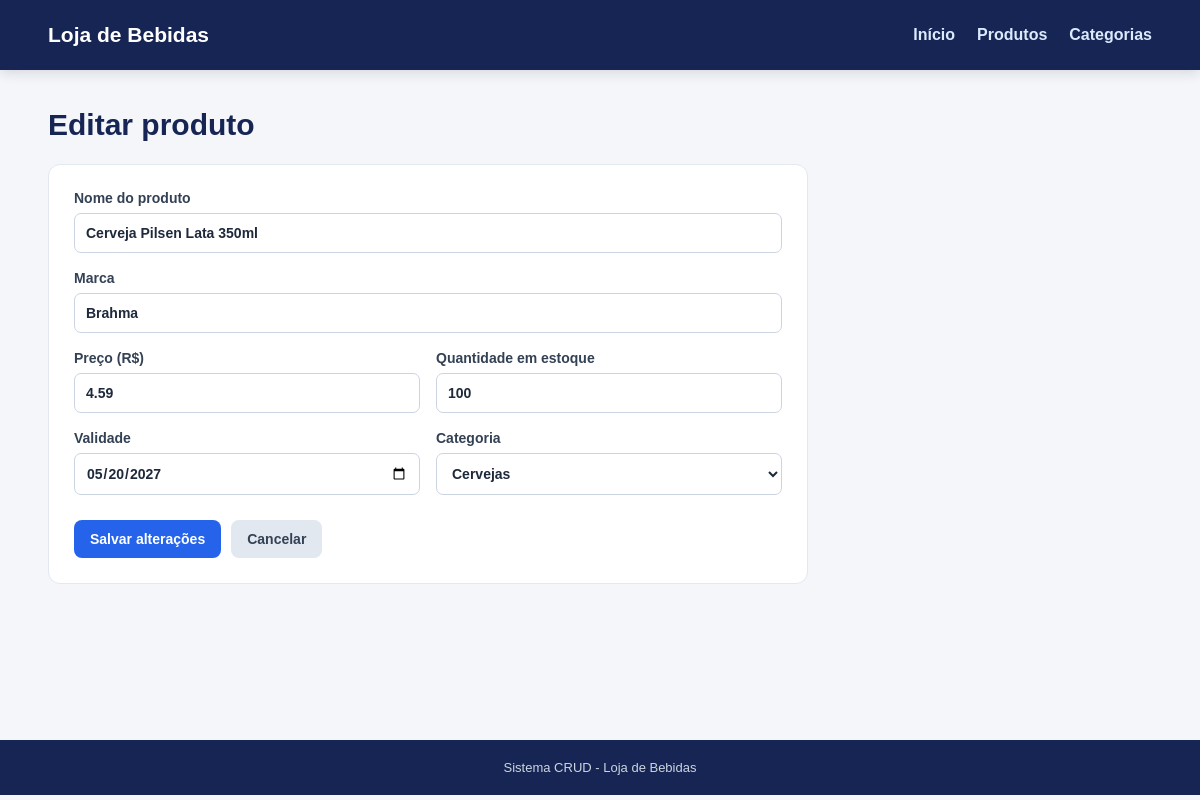
Page /produtos/editar.php?id=2 on the committed database.
### tables this page shows
CREATE TABLE produtos (
    codigo_produto INT UNSIGNED NOT NULL AUTO_INCREMENT,
    nome VARCHAR(150) NOT NULL,
    marca VARCHAR(80) NOT NULL,
    preco DECIMAL(10,2) NOT NULL,
    quantidade_estoque INT UNSIGNED NOT NULL DEFAULT 0,
    validade DATE NOT NULL,
    categoria_codigo INT UNSIGNED NOT NULL,
    PRIMARY KEY (codigo_produto),
    KEY idx_produtos_categoria (categoria_codigo),
    CONSTRAINT fk_produtos_categorias
        FOREIGN KEY (categoria_codigo)
        REFERENCES categorias (codigo_categoria)
        ON UPDATE CASCADE
        ON DELETE RESTRICT,
    CONSTRAINT chk_produtos_preco CHECK (preco >= 0),
    CONSTRAINT chk_produtos_estoque CHECK (quantidade_estoque >= 0)
);

CREATE TABLE categorias (
    codigo_categoria INT UNSIGNED NOT NULL,
    nome VARCHAR(60) NOT NULL,
    descricao VARCHAR(255) NULL,
    PRIMARY KEY (codigo_categoria),
    UNIQUE KEY uq_categorias_nome (nome)
);

### produtos/editar.php (the view, shortened to what this page needs)
<?php
require_once __DIR__ . "/../config/conexao.php";
$id = filter_input(INPUT_GET, "id", FILTER_VALIDATE_INT);
$stmt = $pdo->prepare(
  "SELECT * FROM produtos WHERE codigo_produto = ?"
);
$stmt->execute([$id]);
$produto = $stmt->fetch();
$categorias = $pdo
  ->query(
    "SELECT codigo_categoria, nome FROM categorias ORDER BY nome"
  )
  ->fetchAll();
$valores = $_POST ?: $produto;
require __DIR__ . "/../includes/header.php";
?>
<h1>Editar produto</h1>
<form class="formulario" method="post">
  <label>
    Nome do produto
    <input
      name="nome"
      maxlength="150"
      required
      value="<?= htmlspecialchars($valores["nome"]) ?>"
    >
  </label>
  <label>
    Marca
    <input
      name="marca"
      maxlength="80"
      required
      value="<?= htmlspecialchars($valores["marca"]) ?>"
    >
  </label>
  <div class="grade-form">
    <label>
      Preço (R$)
      <input
        type="number"
        name="preco"
        min="0"
        step="0.01"
        required
        value="<?= htmlspecialchars((string) $valores["preco"]) ?>"
      >
    </label>
    <label>
      Quantidade em estoque
      <input
        type="number"
        name="quantidade_estoque"
        min="0"
        required
        value="<?= htmlspecialchars((string) $valores["quantidade_estoque"]) ?>"
      >
    </label>
  </div>
  <div class="grade-form">
    <label>
      Validade
      <input
        type="date"
        name="validade"
        required
        value="<?= htmlspecialchars($valores["validade"]) ?>"
      >
    </label>
    <label>
      Categoria
      <select name="categoria_codigo" required>
        <?php foreach ($categorias as $c): ?>
          <option
            value="<?= (int) $c["codigo_categoria"] ?>"
            <?= ($valores["categoria_codigo"] == $c["codigo_categoria"]) ? "selected" : "" ?>
          >
            <?= htmlspecialchars($c["nome"]) ?>
          </option>
        <?php endforeach; ?>
      </select>
    </label>
  </div>
  <div class="botoes">
    <button class="botao" type="submit">
      Salvar alterações
    </button>
    <a class="botao secundario" href="index.php">
      Cancelar
    </a>
  </div>
</form>
<?php
require __DIR__ . "/../includes/footer.php";
?>

### assets/style.css (style rules this page uses)
* { box-sizing: border-box; }
body { margin: 0; font-family: Arial, Helvetica, sans-serif; background: #f4f6fa; color: #202938; }
h1 { font-size: 30px; margin: 0 0 10px; color: #172554; }
.botao { display: inline-block; border: 0; border-radius: 8px; background: #2563eb; color: #fff; text-decoration: none; padding: 11px 16px; font-weight: 700; cursor: pointer; font-size: 14px; }
.botao.secundario { background: #e2e8f0; color: #334155; }
.formulario { background: #fff; padding: 25px; border: 1px solid #e2e8f0; border-radius: 12px; max-width: 760px; margin-top: 22px; }
.formulario label { display: block; font-weight: 700; font-size: 14px; color: #334155; margin-bottom: 17px; }
input, select, textarea { display: block; width: 100%; margin-top: 7px; border: 1px solid #cbd5e1; border-radius: 7px; padding: 11px; font: inherit; background: #fff; color: #1e293b; }
.grade-form { display: grid; grid-template-columns: 1fr 1fr; gap: 16px; }
.botoes { display: flex; gap: 10px; flex-wrap: wrap; margin-top: 8px; }

### rows in the picture
produtos: nome "Cerveja Pilsen Lata 350ml", marca "Brahma", preco "4.59", quantidade_estoque "100", validade "05/20/2027", categoria_codigo "Cervejas"
